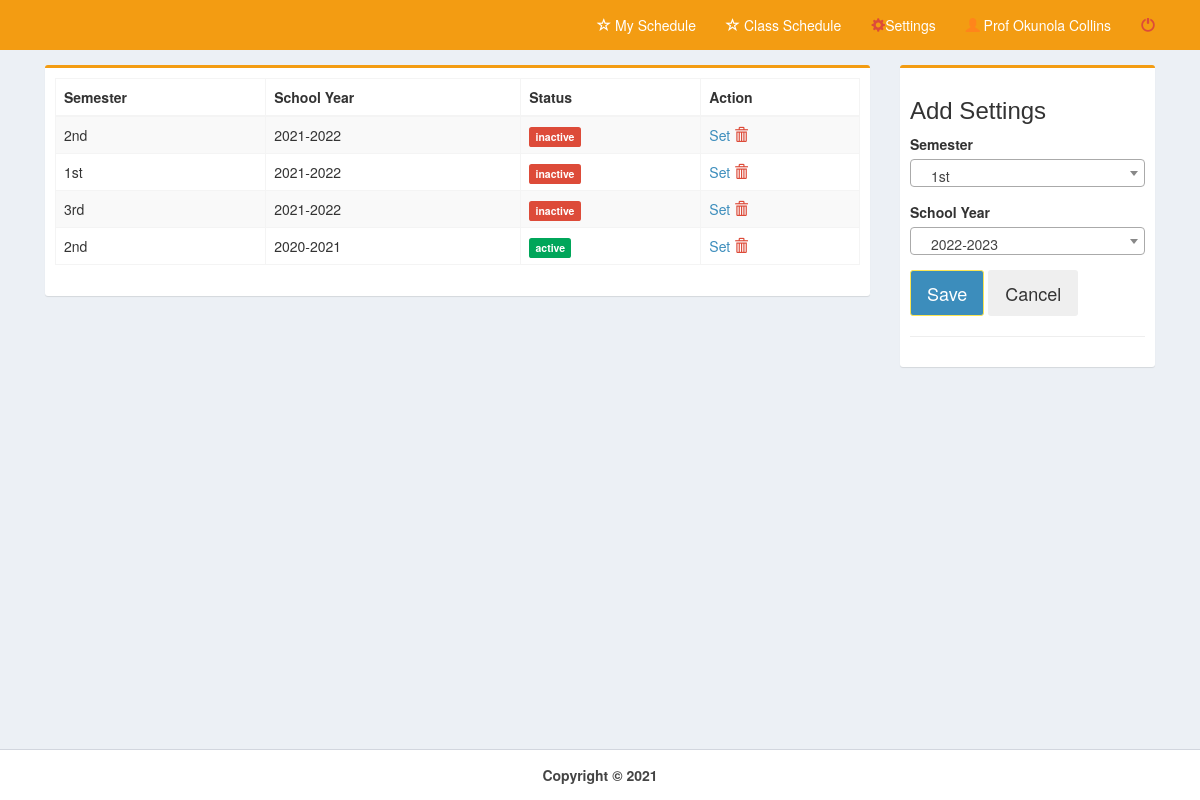
The app's page /pages/settings.php (signed in) with its own data.
### tables this page shows
CREATE TABLE `settings` (
  `settings_id` int(11) NOT NULL,
  `term` varchar(10) NOT NULL,
  `sem` varchar(15) NOT NULL,
  `sy` varchar(10) NOT NULL,
  `status` varchar(10) NOT NULL
);

### pages/settings.php (the view, shortened to what this page needs)
<!DOCTYPE html>
<html>
  <head>
    <link rel="stylesheet" href="../bootstrap/css/bootstrap.min.css">
    <link rel="stylesheet" href="../plugins/datatables/dataTables.bootstrap.css">
    <link rel="stylesheet" href="../dist/css/AdminLTE.min.css">
    <link rel="stylesheet" href="../plugins/select2/select2.min.css">
    <link rel="stylesheet" href="../dist/css/skins/_all-skins.min.css">
 </head>
  <body class="hold-transition skin-yellow layout-top-nav" onload="myFunction()">
    <div class="wrapper">
      <div class="content-wrapper">
        <div class="container">
          <section class="content">
            <div class="row">
	      <div class="col-md-9">
              <div class="box box-warning">
                <div class="box-body">
				<div class="row">
					<div class="col-md-12">
						<table class="table table-bordered table-striped" style="margin-right:-10px">
              <thead>
                <tr>
                <th>Semester</th>
                <th>School Year</th>
                <th>Status</th>
                <th>Action</th>
                </tr>
              </thead>
    <?php
        include('../dist/includes/dbcon.php');
        $query=mysqli_query($con,"select * from settings order by sy desc")or die(mysqli_error());
          while($row=mysqli_fetch_array($query)){
            $id=$row['settings_id'];
            $sem=$row['sem'];
            $sy=$row['sy'];
            $status=$row['status'];
            if ($status=="active") $flag="success"; else $flag="danger";
    ?>
                <tr>
                <td><?php echo $sem;?></td>
                <td><?php echo $sy;?></td>
                <td><span class="label label-<?php echo $flag;?>"><?php echo $status;?></span></td>
                <td>
                <a id="removeme" href="activate.php?id=<?php echo $id;?>">
                Set</a>
                <a id="removeme" href="settings_del.php?id=<?php echo $id;?>">
                <i class="glyphicon glyphicon-trash text-red"></i></a>
                </td>
                </tr>
<?php }?>
</table>
		</div>
		<div class="col-md-6">
         </div>
        </div>
                </div>
              </div>
            </div>
            <div class="col-md-3">
              <div class="box box-warning">
                <div class="box-body">
                  <div id="form">
				  <div class="row">
					 <div class="col-md-12">
						  <h3>Add Settings</h3>
						  <form method="post" action="settings_save.php">
						  <div class="form-group">
							<label for="date">Semester</label><br>
						  </div>
						  <div class="form-group">
							<label for="date">School Year</label><br>
						  </div>
					</div>
				  </div>
                  <div class="form-group">
                      <button class="btn btn-lg btn-primary" id="daterange-btn" name="save" type="submit">
                        Save
                      </button>
					  <button class="btn btn-lg" id="daterange-btn" type="reset">
                       Cancel
                      </button>
                   </div>
                  </div><hr>
                </div>
              </div>
            </div>
          </div>
          </section>
        </div>
      </div>
      <?php include('../dist/includes/footer.php');?>
    </div>
  </body>
</html>

### records on screen
settings: sem "2nd", sy "2021-2022", status "inactive"
settings: sem "1st", sy "2021-2022", status "inactive"
settings: sem "3rd", sy "2021-2022", status "inactive"
settings: sem "2nd", sy "2020-2021", status "active"

### other values on screen
$_SESSION['name'] "Prof Okunola Collins"
